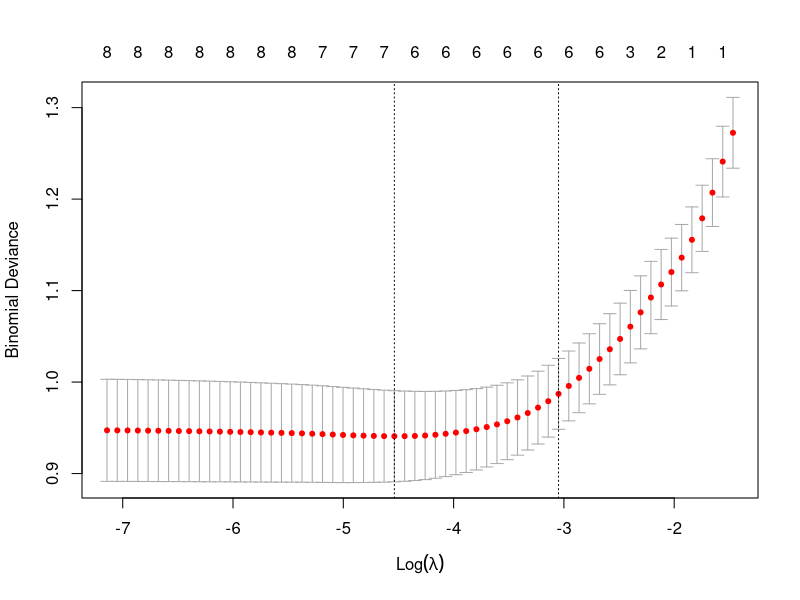
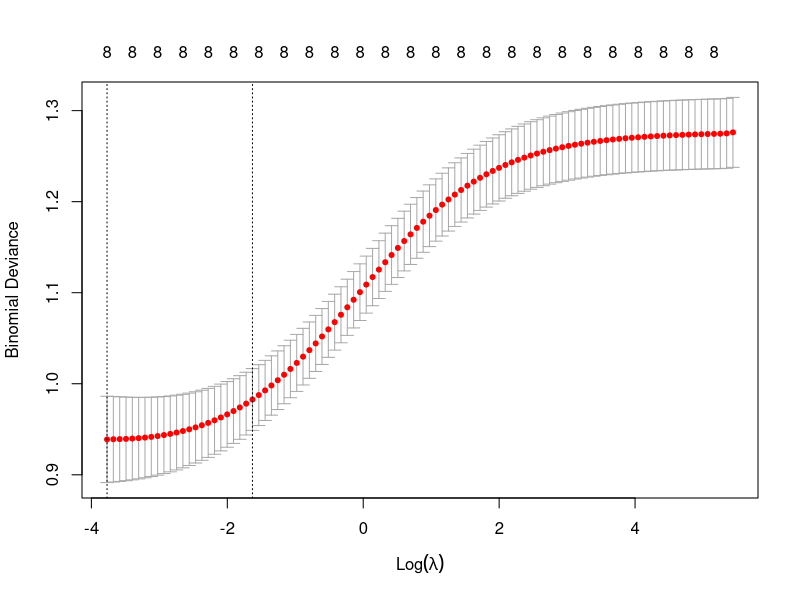

Reproduce these figures in R, in order. (Note: a time limit stopped this script after it produced the figures.)
## ---- chunk 1
knitr::opts_chunk$set(echo = TRUE)
library(tidyverse)
library(mlbench)
library(caret)
library(glmnet)
## ---- chunk 2
# Load the data and remove NAs
data("PimaIndiansDiabetes2", package = "mlbench")
PimaIndiansDiabetes2 <- na.omit(PimaIndiansDiabetes2)
# Inspect the data
head(PimaIndiansDiabetes2, 3)
# Split the data into training and test set
set.seed(2)
training.samples <- PimaIndiansDiabetes2$diabetes %>% 
  createDataPartition(p = 0.7, list = FALSE)
train.data  <- PimaIndiansDiabetes2[training.samples, ]
test.data <- PimaIndiansDiabetes2[-training.samples, ]
## ---- chunk 3
# Dummy code categorical predictor variables
x <- model.matrix(diabetes~., data = train.data)[,-1]
# Convert the outcome (class) to a numerical variable
y <- ifelse(train.data$diabetes == "pos", 1, 0)
y <- as.factor(y)
## ---- chunk 4
log_reg <- glm(diabetes ~., data = train.data, family = binomial(link = "logit"))

# Make predictions
probabilities <- log_reg %>% predict(test.data, type = "response")
predicted.classes <- ifelse(probabilities > 0.5, "pos", "neg")
# Model accuracy
observed.classes <- test.data$diabetes
mean(predicted.classes == observed.classes)
## ---- chunk 5
set.seed(123)
cv.lasso <- cv.glmnet(x, y, alpha = 1, family = "binomial")
plot(cv.lasso)
## ---- chunk 6
options(scipen = 999)
round(cbind(coef(cv.lasso, cv.lasso$lambda.min), coef(cv.lasso, cv.lasso$lambda.1se), coef(log_reg)), 4)
## ---- chunk 7
# Final model with lambda.min
lasso.model <- glmnet(x, y, alpha = 1, family = "binomial",
                      lambda = cv.lasso$lambda.1se) #cv.lasso$lambda.1se
coef(lasso.model)
# Make prediction on test data
x.test <- model.matrix(diabetes ~., test.data)[,-1]
probabilities <- lasso.model %>% predict(newx = x.test)
predicted.classes <- ifelse(probabilities > 0.5, "pos", "neg")
# Model accuracy
observed.classes <- test.data$diabetes
mean(predicted.classes == observed.classes)
## ---- chunk 8
set.seed(123)
cv.ridge <- cv.glmnet(x, y, alpha = 0, family = "binomial")
plot(cv.ridge)
## ---- chunk 9
# Final model with lambda.min
ridge.model <- glmnet(x, y, alpha = 0, family = "binomial",
                      lambda = cv.ridge$lambda.min)
# Make prediction on test data
x.test <- model.matrix(diabetes ~., test.data)[,-1]
probabilities <- ridge.model %>% predict(newx = x.test)
predicted.classes <- ifelse(probabilities > 0.5, "pos", "neg")
# Model accuracy
observed.classes <- test.data$diabetes
mean(predicted.classes == observed.classes)
## ---- chunk 10
set.seed(12)
# Prepare data
# Set up cross-validation
cvControl <- trainControl(method = "cv", number = 10)

# Train the model using caret to find the best alpha
elasticnet.model <- train(x, y, method = "glmnet",
                          trControl = cvControl,
                          tuneGrid = expand.grid(alpha = seq(0, 1, by = 0.01), 
                                                 lambda = seq(0.001, 1, by = 0.01)))

# Best alpha
best.alpha <- elasticnet.model$bestTune$alpha

# Fit final model with best alpha and lambda.min
final.model <- glmnet(x, y, alpha = best.alpha, family = "binomial",
                      lambda = elasticnet.model$bestTune$lambda)

# Make prediction on test data
x.test <- model.matrix(diabetes ~ ., test.data)[, -1] # Replace 'your_formula' with your actual formula
probabilities <- predict(final.model, newx = x.test, type = "response")
predicted.classes <- ifelse(probabilities > 0.5, "pos", "neg")

# Model accuracy
observed.classes <- test.data$diabetes # Replace with your actual response variable
mean(predicted.classes == observed.classes)

## ---- chunk 11
# Load the data and remove NAs
data("PimaIndiansDiabetes2", package = "mlbench")
PimaIndiansDiabetes2 <- na.omit(PimaIndiansDiabetes2)

# Add polynomial terms
PimaIndiansDiabetes2$age2 <- PimaIndiansDiabetes2$age^2
PimaIndiansDiabetes2$mass2 <- PimaIndiansDiabetes2$mass^2
PimaIndiansDiabetes2$insulin2 <- PimaIndiansDiabetes2$insulin^2
PimaIndiansDiabetes2$glucose2 <- PimaIndiansDiabetes2$glucose^2
PimaIndiansDiabetes2$pressure2 <- PimaIndiansDiabetes2$pressure^2

# Add interaction terms
PimaIndiansDiabetes2$age_mass <- PimaIndiansDiabetes2$age * PimaIndiansDiabetes2$mass
PimaIndiansDiabetes2$age_insulin <- PimaIndiansDiabetes2$age * PimaIndiansDiabetes2$insulin
PimaIndiansDiabetes2$age_glucose <- PimaIndiansDiabetes2$age * PimaIndiansDiabetes2$glucose
PimaIndiansDiabetes2$age_pressure <- PimaIndiansDiabetes2$age * PimaIndiansDiabetes2$pressure

PimaIndiansDiabetes2$mass_insulin <- PimaIndiansDiabetes2$mass * PimaIndiansDiabetes2$insulin
PimaIndiansDiabetes2$mass_glucose <- PimaIndiansDiabetes2$mass * PimaIndiansDiabetes2$glucose
PimaIndiansDiabetes2$mass_pressure <- PimaIndiansDiabetes2$mass * PimaIndiansDiabetes2$pressure

PimaIndiansDiabetes2$insulin_glucose <- PimaIndiansDiabetes2$insulin * PimaIndiansDiabetes2$glucose
PimaIndiansDiabetes2$insulin_pressure <- PimaIndiansDiabetes2$insulin * PimaIndiansDiabetes2$pressure

PimaIndiansDiabetes2$glucose_pressure <- PimaIndiansDiabetes2$glucose * PimaIndiansDiabetes2$pressure

# Split the data into training and test set
set.seed(2)
training.samples <- PimaIndiansDiabetes2$diabetes %>% 
  createDataPartition(p = 0.7, list = FALSE)
train.data  <- PimaIndiansDiabetes2[training.samples, ]
test.data <- PimaIndiansDiabetes2[-training.samples, ]
## ---- chunk 12
# Dummy code categorical predictor variables
x <- model.matrix(diabetes~., data = train.data)[,-1]
# Convert the outcome (class) to a numerical variable
y <- ifelse(train.data$diabetes == "pos", 1, 0)
y <- as.factor(y)
## ---- chunk 13
log_reg <- glm(diabetes ~., data = train.data, family = binomial(link = "logit"))

# Make predictions
probabilities <- log_reg %>% predict(test.data, type = "response")
predicted.classes <- ifelse(probabilities > 0.5, "pos", "neg")
# Model accuracy
observed.classes <- test.data$diabetes
mean(predicted.classes == observed.classes)
## ---- chunk 14
set.seed(123)
cv.lasso <- cv.glmnet(x, y, alpha = 1, family = "binomial")
plot(cv.lasso)
## ---- chunk 15
# Final model with lambda.min
lasso.model <- glmnet(x, y, alpha = 1, family = "binomial",
                      lambda = cv.lasso$lambda.1se) #cv.lasso$lambda.1se
#coef(lasso.model)
# Make prediction on test data
x.test <- model.matrix(diabetes ~., test.data)[,-1]
probabilities <- lasso.model %>% predict(newx = x.test)
predicted.classes <- ifelse(probabilities > 0.5, "pos", "neg")
# Model accuracy
observed.classes <- test.data$diabetes
mean(predicted.classes == observed.classes)
## ---- chunk 16
set.seed(123)
cv.ridge <- cv.glmnet(x, y, alpha = 0, family = "binomial")
plot(cv.ridge)
## ---- chunk 17
# Final model with lambda.min
ridge.model <- glmnet(x, y, alpha = 0, family = "binomial",
                      lambda = cv.ridge$lambda.min)
# Make prediction on test data
x.test <- model.matrix(diabetes ~., test.data)[,-1]
probabilities <- ridge.model %>% predict(newx = x.test)
predicted.classes <- ifelse(probabilities > 0.5, "pos", "neg")
# Model accuracy
observed.classes <- test.data$diabetes
mean(predicted.classes == observed.classes)
## ---- chunk 18
set.seed(12)
# Prepare data
# Set up cross-validation
cvControl <- trainControl(method = "cv", number = 10)

# Train the model using caret to find the best alpha
elasticnet.model <- train(x, y, method = "glmnet",
                          trControl = cvControl,
                          tuneGrid = expand.grid(alpha = seq(0, 1, by = 0.1), 
                                                 lambda = seq(0.0001, 1, by = 0.0001)))

# Best alpha
best.alpha <- elasticnet.model$bestTune$alpha

# Fit final model with best alpha and lambda.min
final.model <- glmnet(x, y, alpha = best.alpha, family = "binomial",
                      lambda = elasticnet.model$bestTune$lambda)

# Make prediction on test data
x.test <- model.matrix(diabetes ~ ., test.data)[, -1] # Replace 'your_formula' with your actual formula
probabilities <- predict(final.model, newx = x.test, type = "response")
predicted.classes <- ifelse(probabilities > 0.5, "pos", "neg")

# Model accuracy
observed.classes <- test.data$diabetes # Replace with your actual response variable
mean(predicted.classes == observed.classes)
